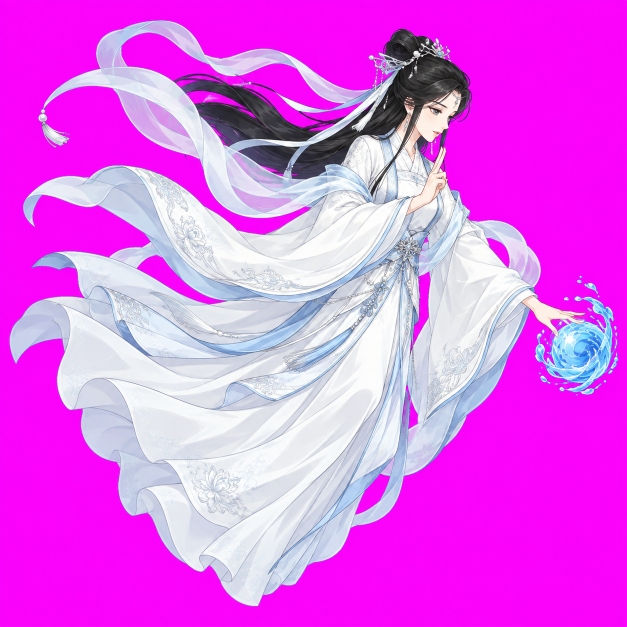
#> input picture chashouji/v14/baisu/src1.png, 1254 x 1254 px, given in place of swing_orig.png, which was not available (shown at 1/2 size)
$ python comp_d.py ../../../../baisu/src1.png ../../../../baisu/src_alt1.png out.png
#> lines starting #> are read from the running program, lines starting #| are printed output that depends on the picture; after the words box and inside, x2 and y2 are one past the last pixel; in counts of white or black regions, pixels touching at a corner belong together; pictures that were not available may be replaced by others from this repository, and a replacement may not be noted
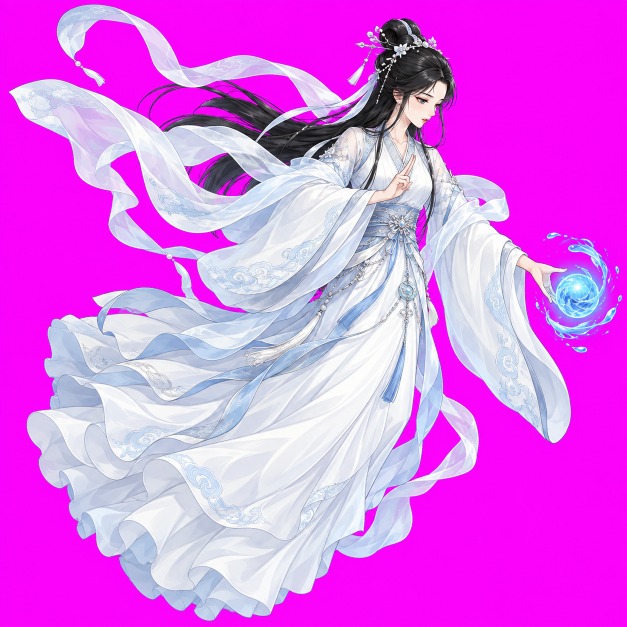
#> input picture chashouji/v14/baisu/src_alt1.png, 1254 x 1254 px (shown at 1/2 size)
### chashouji/v14/crewart.py
"""档 4 三人组立绘的共用管线（2026-09-28）：绿幕 / 品红幕原图 → 抠像、去溢色、边缘颜色扩散、裁边、缩放、烘三层外发光 → 单层贴图，
打印量点（输出贴图像素）。每个角色一个 v14/<名>/make.py，只填原图、键、倍率、光色和量点，调这里的 make()。
写法照 v14/truth/make2.py、v14/demon/make.py（那两个是先写的、各自内联，没改）。

为什么共用：四个人 + 一只狗，每个都要抠像 → 去溢色 → edge_extend → 缩放 → 烘光，差的只是参数；各抄一份的话改一处要改五处。

抠像两种幕布（见 chashouji-art 第二节、记忆 genimage-magenta-cutout）：
  green：k = G − max(R,B)。紫色、暗红、粉色的角色用它 —— 品红度在粉 / 紫上能到 70~100+，按品红抠会被抠穿。
  magenta：k = min(R,B) − G。
  都先转 int16 再减（uint8 相减会下溢，暗部整块变透明）。
  key = (k0, k1)：k ≤ k0 全不透明、k ≥ k1 全透明、中间线性。幕布上 k ≈ 240，角色身上的薄荷绿（月亮查岗使的领子、裙子）k 可到 60，
  所以 k0 要高过角色身上最绿的那块；cut() 打印"轮廓内部被键吃掉的像素"来确认。
外发光烘进贴图：运行时 ctx.filter 在 Safari 上不可用。明亮底图上发光靠色相，三层由外到内：外扩 grow（MaxFilter 核，奇数）、模糊 blur、颜色。
"""
import math
import numpy as np
from PIL import Image, ImageFilter
from scipy import ndimage

PAD = 44                                   # 输出贴图四周给外发光留的边（输出像素），同 truth2 / demon1


def cut(src, screen, key, erase=(), spill='edge'):
    """原图 → (rgb float32, alpha 0~1)。去溢色默认只动半透明过渡带（不透明的像素本来的颜色不动）；
    spill='all'：整张都去 —— 角色身上有透着幕布的薄纱（白娘子的披帛）时用：纱整块都被幕布染色，只去边的话纱是粉紫的。
    spill='decyan'（绿幕）：整张去溢色 + 压青 —— 纱被画成偏青时（嫦娥）用；角色身上不能有青绿。
    这种角色身上本来就不能有幕布那个色相（白娘子一身白 + 冰蓝，品红度 ≈ 0）。
    erase：[(x0, y0, x1, y1), ...] 原图像素，这些框里一律抠掉（画进原图、但运行时另外画的东西，如黑蛛女特工手上往上的丝）。"""
#> called with src = '../../../../baisu/src_alt1.png', screen = 'green', key = (40, 150), erase = (), spill = 'edge'
    a = np.array(Image.open(src).convert('RGB')).astype(np.int16)
    if screen == 'green':
        k = a[..., 1] - np.maximum(a[..., 0], a[..., 2])
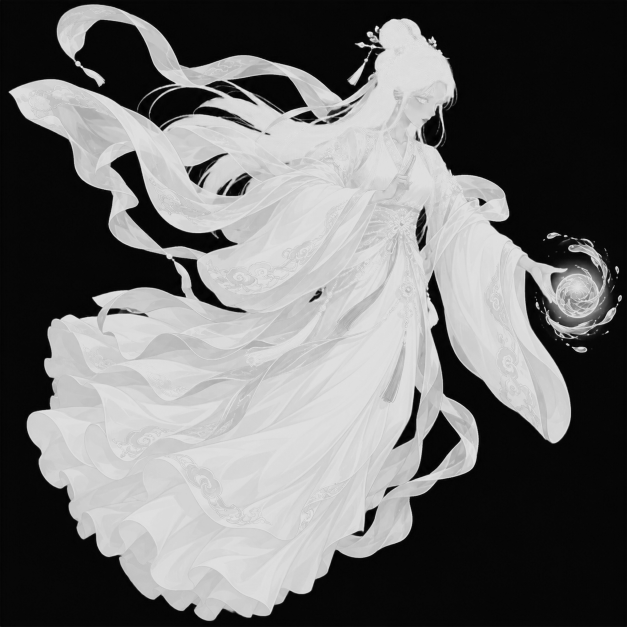
#> k: shape (1254, 1254) int16 (shown at 1/2 size); min -255, max 36, mean -128.4; drawn with min black and max white
    else:
        k = np.minimum(a[..., 0], a[..., 2]) - a[..., 1]
    al = np.clip(1 - (k - key[0]) / (key[1] - key[0]), 0, 1).astype(np.float32)
#> al: shape (1254, 1254) float32; every value is 1
    for x0, y0, x1, y1 in erase:
        al[y0:y1, x0:x1] = 0
    # 小于 60 像素的孤立碎块（幕布上的噪点、抠剩的溢色斑）清掉
    lab, n = ndimage.label(al > 0.05)
#> lab: shape (1254, 1254) int32; every value is 1
#> n = 1
    if n:
        sz = ndimage.sum(np.ones_like(al), lab, range(1, n + 1))
#> sz = [1572516]
        al[np.isin(lab, np.nonzero(sz < 60)[0] + 1)] = 0
    rgb = a.astype(np.float32)
    edge = al < 0.99 if spill == 'edge' else np.ones_like(al, bool)
#> edge: shape (1254, 1254) bool; every value is 0
    if screen == 'green':
        rgb[..., 1] = np.where(edge, np.minimum(rgb[..., 1], np.maximum(rgb[..., 0], rgb[..., 2])), rgb[..., 1])
        if spill == 'decyan':
            # 绿比红高的部分只留三成：纱被生图画成了偏青（绿幕反光画进了颜色里，不是半透明混出来的，按 alpha 反解救不回来 ——
            # 试过，反解还把月牙的光晕解成了粉色）。她身上的白、淡紫、肤色都是 G ≤ R，不受影响；冰蓝会偏一点紫
            r = rgb[..., 0]
            rgb[..., 1] = np.where(rgb[..., 1] > r, r + (rgb[..., 1] - r) * 0.3, rgb[..., 1])
    else:
        sp = np.clip(np.minimum(rgb[..., 0], rgb[..., 2]) - rgb[..., 1], 0, None) * edge
        rgb[..., 0] -= sp; rgb[..., 2] -= sp
    # 自检：半透明像素应该只在轮廓那一圈。离轮廓 6 像素以内都不算；再往里还半透明 = 角色自己的颜色被键吃掉了（要调高 key[0]）
    inner = ndimage.binary_erosion(al > 0.02, iterations=6)
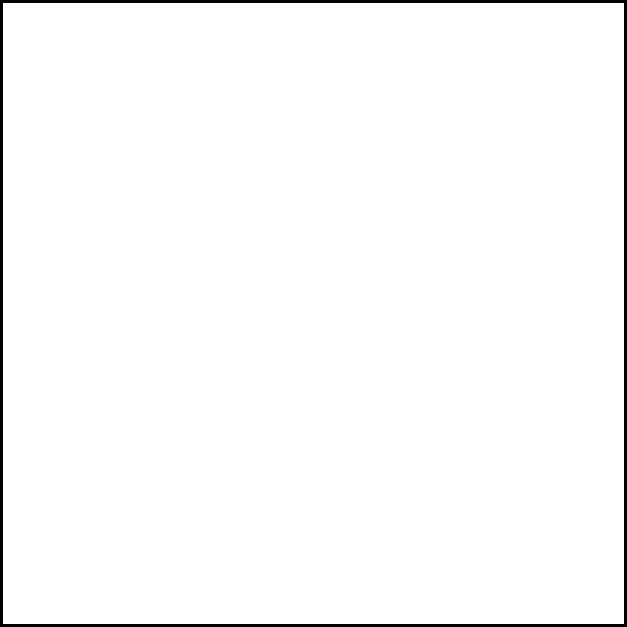
#> inner: shape (1254, 1254) bool (shown at 1/2 size); 98.1% white; 1 black region, box (x1, y1, x2, y2) and area: (0, 0, 1254, 1254) 29952
    print('轮廓内部被键吃掉的像素', int((inner & (al < 0.98)).sum()), '（应接近 0）')
#| 轮廓内部被键吃掉的像素 0 （应接近 0）
    return rgb, al


# [56 lines left out: functions edge_extend, fade_border, make, not called in this run]


def rest(tail, muzzle, face):
    """贴图里喷口本来的指向（仰角，朝下为负）。face +1 朝右、-1 朝左。"""
    return round(-math.atan2(muzzle[1] - tail[1], (muzzle[0] - tail[0]) * face), 3)

### chashouji/v14/trio/buddy/B26_gamer/p6tools/comp_d.py
# python3 comp_d.py <swing|release|thru> <gen.png> [out] ：精美1 方向版，底图都是 wind 格（swing_orig）
import sys, numpy as np
sys.path.insert(0,'/workspace/art/chashouji/v14/trio/tools'); sys.path.insert(0,'/workspace/art/chashouji/v14')
from frames import gray, find, resize
from crewart import cut
from PIL import Image
from scipy import ndimage
R='/workspace/art/chashouji/v14/trio/buddy/B26_gamer/raw/'
name,gp=sys.argv[1:3]
orig=Image.open(f'/tmp/b26/swing_orig.png').convert('RGBA')
g=Image.open(gp).convert('RGBA'); ga=np.array(g)
if ga[...,3].min()>250:
    rgb,al=cut(gp,'green',(40,150)); rgb[...,1]=np.minimum(rgb[...,1],np.maximum(rgb[...,0],rgb[...,2])); g=Image.fromarray(np.dstack([rgb,al*255]).clip(0,255).astype(np.uint8),'RGBA')
#> (the run stopped early here; a loop or call above may not have finished)
